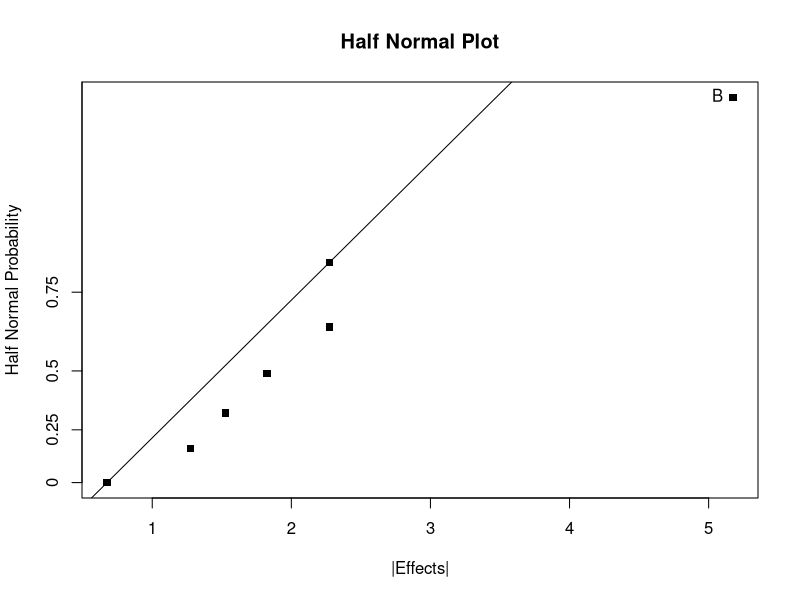

Generate this figure with R:
## ---- chunk 1
knitr::opts_chunk$set(echo = TRUE)
## ---- chunk 2
designMat <- data.frame(
	A = rep(0:1, 32),
	B = rep(rep(0:1, each = 2), 16),
	C = rep(rep(0:1, each = 4), 8),
	D = rep(rep(0:1, each = 8), 4),
	E = rep(rep(0:1, each = 16), 2),
	F = rep(0:1, each = 32)
)
#print(head(designMat, 6))

letterMat <- sapply(1:ncol(designMat), function(j) {
  ifelse(designMat[,j] == 1, letters[j], "")  
})
#print(head(letterMat, 6))

effectNames <- sapply(1:nrow(letterMat), function(i) {
  ifelse(all(letterMat[i,] == ""), "(1) ", paste0(letterMat[i,], collapse = ""))
})
rownames(designMat) <- effectNames
print(head(designMat, 6))
## ---- chunk 3
attach(designMat)
assignBlock <- data.frame(
	L1 = (A + B + C + D) %% 2,
	L2 = (A + C + E) %% 2,
	L3 = (A + B + E + F) %% 2
)
detach(designMat)
## ---- chunk 4
blockId <- as.matrix(assignBlock) %*% c(2^2, 2, 1) + 1
## ---- chunk 5
result <- matrix("", 8, 8)
for (i in 1:8) {
  result[,i] <- effectNames[which(blockId == i)]
}
colnames(result) <- sprintf("Block %d", 1:8)
print(data.frame(result))
## ---- chunk 6
lvl <- c(-1, 1)
FF3 <- data.frame(
	A = rep(lvl, 4),
	B = rep(rep(lvl, each = 2), 2),
	C = rep(lvl, each = 4)
)
print(FF3)
## ---- chunk 7
attach(FF3)
augmentFrF <- data.frame(
	D = A * B * C,
	E = A * C
)
detach(FF3)

FrF5_2 <- cbind(FF3, augmentFrF)
# Get letters of each effect
letterMat <- sapply(1:ncol(FrF5_2), function(j) {
  ifelse(FrF5_2[,j] == 1, letters[j], "")  
})
# Combine letters 
effectNames <- sapply(1:nrow(letterMat), function(i) {
  ifelse(all(letterMat[i,] == ""), "(1) ", paste0(letterMat[i,], collapse = ""))
})
rownames(FrF5_2) <- effectNames
print(FrF5_2)
## ---- chunk 8
y <- numeric(8)
y[effectNames == "e"]     <- 23.2
y[effectNames == "ad"]    <- 16.9
y[effectNames == "cd"]    <- 23.8
y[effectNames == "bde"]   <- 16.8
y[effectNames == "ab"]    <- 15.5
y[effectNames == "bc"]    <- 16.2
y[effectNames == "ace"]   <- 23.4
y[effectNames == "abcde"] <- 18.1
frfData <- cbind(FrF5_2, y = y)
## ---- chunk 9
# Compute the model matrix of all effect terms without intercept
mmat5 <- model.matrix( ~ A+B+C+D+E+A:B+A:D - 1, data = frfData)
# Calculate the effect sizes using the +/- signs of the model matrix
eff5 <- numeric(ncol(mmat5))
for (i in 1:ncol(mmat5)) {
  eff5[i] <- 2*mean(frfData$y*mmat5[,i])
}
names(eff5) <- colnames(mmat5)
## ---- chunk 10
print(data.frame(
  Factor = names(eff5),
  "Est.Effect" = as.vector(eff5)
))
## ---- chunk 11
# Half Normal Plot
halfqqnorm <- function(input, tol = 0.5) {
	y <- sort(abs(input))
	nq <- qnorm(seq(0.5, 0.99, length = length(y)))
	plot(y, nq, yaxt = "n", pch = 15, 
	     xlab = "|Effects|", ylab = "Half Normal Probability")
	title("Half Normal Plot")
	# choose anchor point to draw a straight line
	s <- min(which(diff(y)/diff(range(y)) > 1/(length(y)-1)))
	abline(a = -y[1]*(nq[s]-nq[1])/(y[s]-y[1]), b = (nq[s]-nq[1])/(y[s]-y[1]))
	axis(2, at = qnorm(seq(0.5, 0.9999, length = 5)), 
	     labels = round(seq(0, 1, length = 5),2))
	loc <- sqrt((nq - (y - y[1])*(nq[s]-nq[1])/(y[s]-y[1]))^2) > tol
	if (is.null(names(y))) {
		text(y[loc], nq[loc], order(abs(input))[loc], pos = 2)
	} else {
		text(y[loc], nq[loc], names(abs(input))[order(abs(input))[loc]], pos = 2)
	}
}
## ---- chunk 12
halfqqnorm(eff5)
## ---- chunk 13
fit2 <- aov(y ~ B, data = frfData)
summary(fit2)
